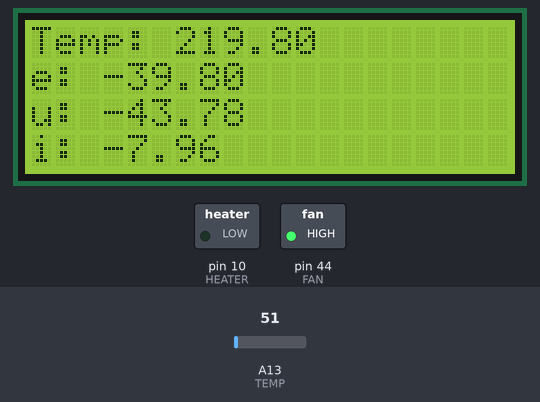
Recording of a sketch running on a simulated Arduino Mega 2560, built with avr-gcc and run on an emulated ATmega2560. Parts: 20×4 character LCD, switched loads named in the sketch (green lamp = pin HIGH). The test bench sets the inputs (shaded band); at power-on: A13 (TEMP) = 51. What the sketch prints to the serial monitor is not drawn.

Above: at 1.2 s.
1.3 s: A13 (TEMP) set to 141
At 2.0 s:
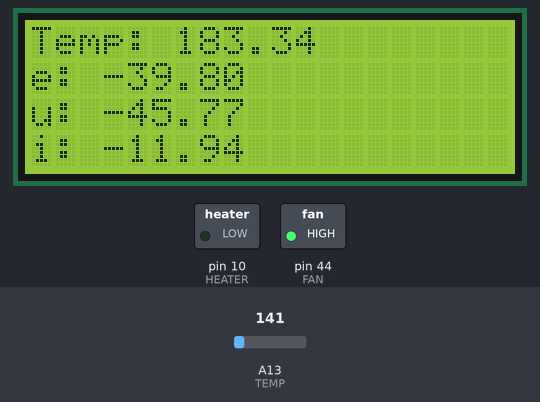
3.6 s: A13 (TEMP) set to 162
At 4.6 s:
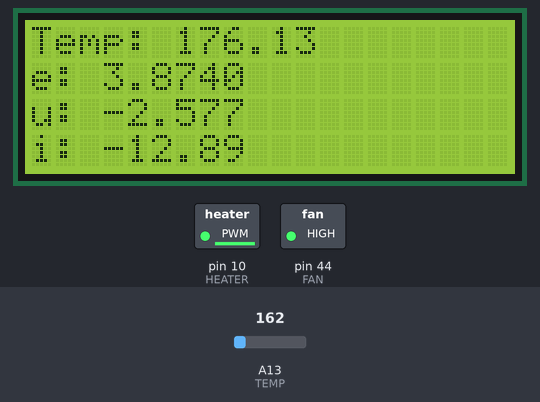
6.7 s: A13 (TEMP) set to 112
At 7.7 s:
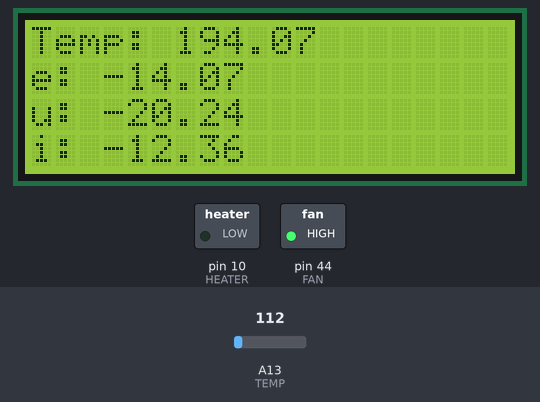
Timing chart, 0 to 9.7 s (numbered marks = the images above; inputs shaded):
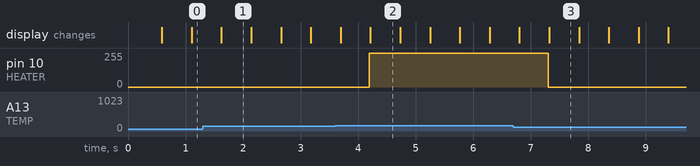

The sketch:

temp.ino
```cpp
#define TEMP 13
#define HEATER 10
#define FAN 44

int x;
#define a -3.90376265282406e-07
#define b 0.000694757028155916
#define c -0.526943156403734
#define d 244.916353218021
#include<LiquidCrystal.h>
LiquidCrystal lcd(16, 17, 23, 25, 27, 29);
double e, u;
double temp;
double i;

void setup() {
  Serial.begin(9600);

  lcd.begin(20, 4);
  lcd.setCursor(1, 0);


  pinMode(FAN, OUTPUT);
  digitalWrite(FAN, HIGH);

  pinMode(HEATER, OUTPUT);
  digitalWrite(HEATER, LOW);

}

void loop() {
  // put your main code here, to run repeatedly:

  x = analogRead(TEMP);

  temp = a * (double)pow(x, 3) + (double)b * pow(x, 2) + (double)c * x + d;
  Serial.println(x);
  Serial.println(temp);
  lcd.setCursor(0, 0);
  lcd.print("Temp: ");
  lcd.print(temp);

  lcd.setCursor(0, 1);
  lcd.print("e: ");
  lcd.print(e);

  lcd.setCursor(0, 2);
  lcd.print("u: ");
  lcd.print(u);

  lcd.setCursor(0, 3);
  lcd.print("i: ");
  lcd.print(i);

  delay(500);

  ////////////////////// 28.05 ///////////////////////

  // regulator PI
  e = 180 - temp;
  i = i + e * 0.1;               // po 1 sek == 1000 dlatego mnozymy razy 0.01
  u = 255/150 * e  + 0.5* i;     // w pomieszczeniu 30 stopni dlatego 180 - 30 = 150
  if (temp < 180)
  {
    analogWrite(HEATER, u > 255 ? 255 : floor(u));
  }
  else
  {
    digitalWrite(HEATER, LOW);
  }
  delay(10);


}
```

Measured:
- the behaviour switches between 150 and 151 on A13 (TEMP) (found by bisection; images 1 and 2)
- after the input at 3.6 s, pin 10 (HEATER): 0/255 → 253/255 after 0.60 s, → 254/255 1.6 s later
- what the display in image 1 shows lasts 0.5 s, from 1.6 s to 2.1 s
